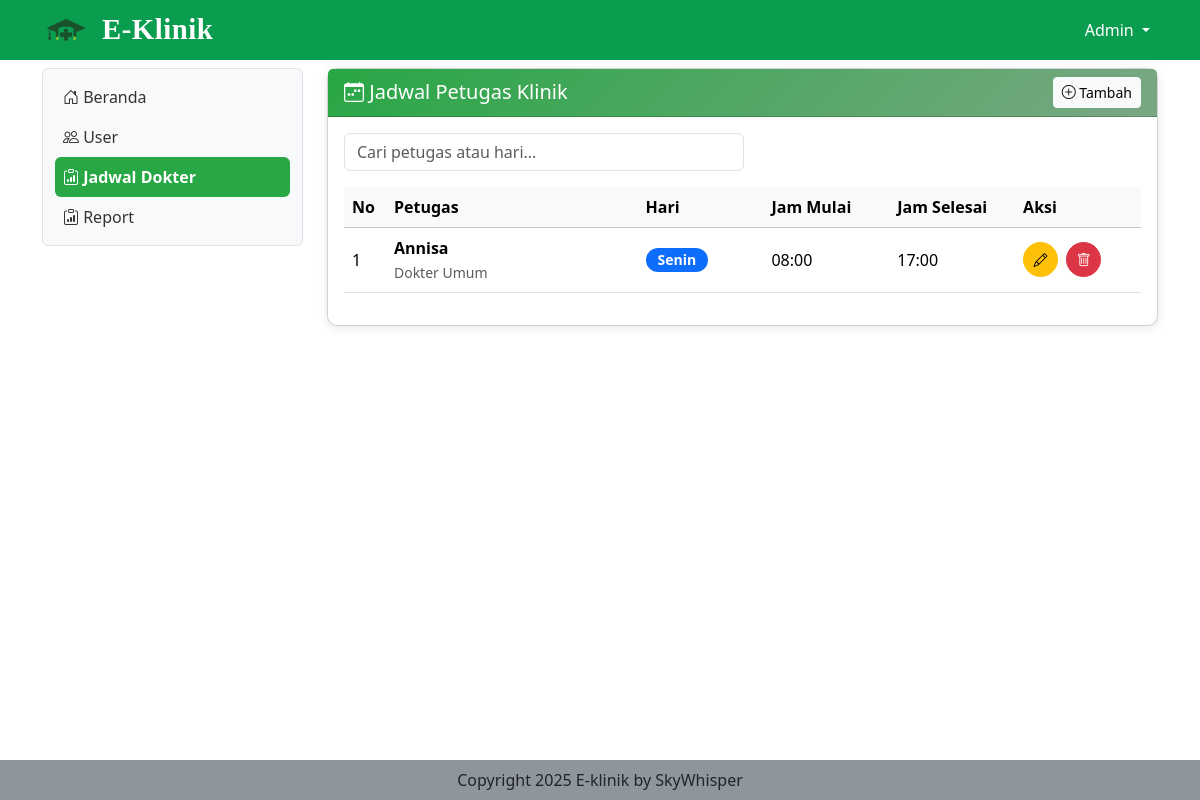
Before: /jadwal_petugas (signed in) with the older database file.
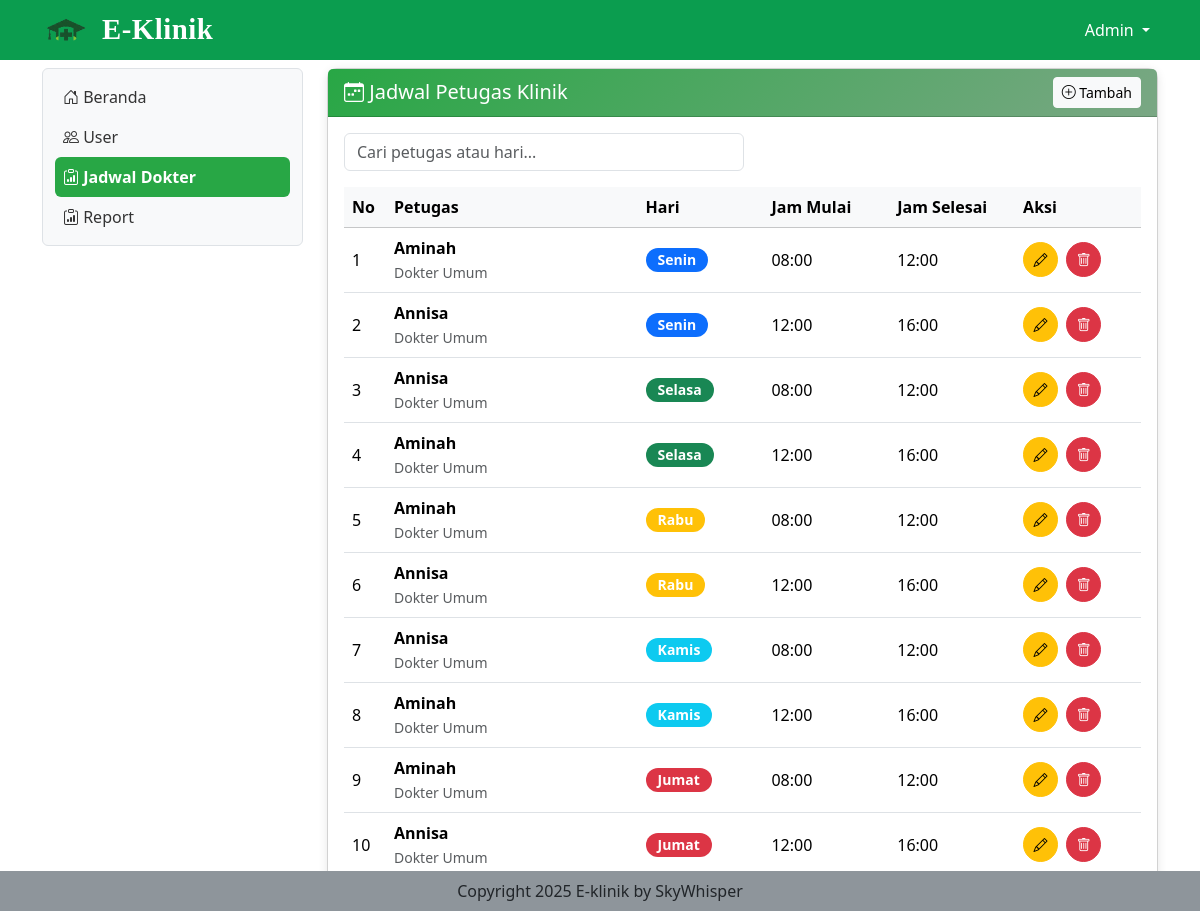
After: the same page with the newer database file.
### tables this page shows
CREATE TABLE `jadwal_petugas_klinik` (
  `id_jadwal` int(11) NOT NULL,
  `id_petugas` varchar(50) NOT NULL,
  `hari` varchar(20) NOT NULL,
  `jam_mulai` time NOT NULL,
  `jam_selesai` time NOT NULL
);

CREATE TABLE `petugas_klinik` (
  `id_petugas` varchar(50) NOT NULL,
  `nama` varchar(100) DEFAULT NULL,
  `jenis_kelamin` enum('Laki-laki','Perempuan') DEFAULT NULL,
  `spesialis` varchar(100) DEFAULT NULL,
  `no_hp` varchar(20) DEFAULT NULL,
  `alamat` text DEFAULT NULL
);

### jadwal_petugas.php (the view, shortened to what this page needs)
<?php
include "proses/connect.php";
$query = mysqli_query($conn, "
    SELECT j.*, pk.nama as nama_petugas, pk.spesialis
    FROM jadwal_petugas_klinik j
    INNER JOIN petugas_klinik pk ON j.id_petugas = pk.id_petugas
    ORDER BY FIELD(j.hari, 'Senin', 'Selasa', 'Rabu', 'Kamis', 'Jumat'), j.jam_mulai
");
$day_colors = [
    'Senin' => 'primary', 'Selasa' => 'success', 'Rabu' => 'warning',
    'Kamis' => 'info', 'Jumat' => 'danger', 'Sabtu' => 'secondary', 'Minggu' => 'dark'
];
?>
<div class="col-lg-9 mt-2">
    <div class="card">
        <div class="card-header">
            <div class="d-flex justify-content-between align-items-center">
                <h5 class="mb-0"><i class="bi bi-calendar-week"></i> Jadwal Petugas Klinik</h5>
                <button class="btn btn-light btn-sm" data-bs-toggle="modal" data-bs-target="#ModalTambah">
                    <i class="bi bi-plus-circle"></i> Tambah
                </button>
            </div>
        </div>
        <div class="card-body">
            <div class="mb-3">
                <input type="text" class="form-control search-box" id="searchJadwal"
                       placeholder="Cari petugas atau hari...">
            </div>
            <?php if (mysqli_num_rows($query) == 0): ?>
                <div class="text-center py-5">
                    <i class="bi bi-calendar-x fs-1 text-muted"></i>
                    <p class="text-muted mt-2">Belum ada jadwal</p>
                </div>
            <?php else: ?>
                <div class="table-responsive">
                    <table class="table table-hover">
                        <thead class="table-light">
                            <tr>
                                <th width="5%">No</th>
                                <th width="30%">Petugas</th>
                                <th width="15%">Hari</th>
                                <th width="15%">Jam Mulai</th>
                                <th width="15%">Jam Selesai</th>
                                <th width="15%">Aksi</th>
                            </tr>
                        </thead>
                        <tbody>
                            <?php
                            $no = 1;
                            while ($row = mysqli_fetch_assoc($query)):
                                $badge_color = $day_colors[$row['hari']] ?? 'secondary';
                            ?>
                            <tr>
                                <td><?= $no++ ?></td>
                                <td>
                                    <strong><?= htmlspecialchars($row['nama_petugas']) ?></strong><br>
                                    <small class="text-muted"><?= htmlspecialchars($row['spesialis']) ?></small>
                                </td>
                                <td>
                                    <span class="badge bg-<?= $badge_color ?> day-badge">
                                        <?= $row['hari'] ?>
                                    </span>
                                </td>
                                <td><?= substr($row['jam_mulai'], 0, 5) ?></td>
                                <td><?= substr($row['jam_selesai'], 0, 5) ?></td>
                                <td>
                                    <button class="btn btn-warning btn-sm action-btn me-1"
                                            data-bs-toggle="modal"
                                            data-bs-target="#ModalEdit<?= $row['id_jadwal'] ?>"
                                            title="Edit">
                                        <i class="bi bi-pencil"></i>
                                    </button>
                                    <button class="btn btn-danger btn-sm action-btn"
                                            data-bs-toggle="modal"
                                            data-bs-target="#ModalHapus<?= $row['id_jadwal'] ?>"
                                            title="Hapus">
                                        <i class="bi bi-trash"></i>
                                    </button>
                                </td>
                            </tr>
                            <?php endwhile; ?>
                        </tbody>
                    </table>
                </div>
            <?php endif; ?>
        </div>
    </div>
</div>

### index.php (shortened to what this page needs)
<?php
if (isset($_GET['x']) && $_GET['x'] == 'beranda') {
    $page = "beranda.php";
    include "main.php";
} elseif (isset($_GET['x']) && $_GET['x'] == 'datamedis') {
    $page = "datamedis.php";
    include "main.php";
} elseif (isset($_GET['x']) && $_GET['x'] == 'jadwal_petugas') {
    if ($_SESSION['role_eklinik'] == 'admin') {
        include "main.php";
    } else {
        $page = "beranda.php";
        include "main.php";
    }
} elseif (isset($_GET['x']) && $_GET['x'] == 'login') {
    include "login.php";
} elseif (isset($_GET['x']) && $_GET['x'] == 'logout') {
    include "proses/proses_logout.php";
} else {
    $page = "beranda.php";
    include "main.php";
}

### main.php (shortened to what this page needs)
<?php
include "proses/connect.php";
$query = mysqli_query($conn, "SELECT * FROM user WHERE username = '$_SESSION[username_eklinik]'");
$hasil = mysqli_fetch_array($query);
?>
<!doctype html>
<html lang="en">
<head>
    <link href="https://cdn.jsdelivr.net/npm/bootstrap@5.3.8/dist/css/bootstrap.min.css" rel="stylesheet"
>
    <link rel="stylesheet" href="https://cdn.jsdelivr.net/npm/bootstrap-icons@1.13.1/font/bootstrap-icons.min.css">
</head>
<body>
    <?php include "header.php" ?>
    <div class="container-lg">
        <div class="row">
            <?php include "sidebar.php" ?>
            <?php
            include $page;
            ?>
        </div>
        <div class="fixed-bottom text-center  py-2" style="background-color: #8e959bff;">
            Copyright 2025 E-klinik by SkyWhisper
        </div>
    </div>
</body>
</html>

### header.php (shortened to what this page needs)
<nav class="navbar navbar-expand sticky-top" style="background-color: #0b9d4fff; padding-top: 0.3rem; padding-bottom: 0.3rem;">
  <div class="container-lg">
    <a class="navbar-brand fw-bold d-flex align-items-center" href="."
      style="font-family: 'Times New Roman', Times, serif; font-size: 1.8rem; color: #fff; letter-spacing: 0.5px;">
      <img src="assets/img/logo2.png" alt="Logo E-Klinik"
        style="width: 50px; height: 40px; object-fit: contain; margin-right: 10px;">
      <span style="line-height: 1;">E-Klinik</span>
    </a>
    <div class="collapse navbar-collapse justify-content-end" id="navbarNavDropdown">
      <ul class="navbar-nav">
        <li class="nav-item dropdown">
          <a class="nav-link dropdown-toggle text-white" href="#" role="button" data-bs-toggle="dropdown" aria-expanded="false">
            <?php echo $_SESSION['nama_eklinik'] ?? 'User'; ?>
          </a>
        </li>
      </ul>
    </div>
  </div>
</nav>

### sidebar.php (shortened to what this page needs)
<link rel="stylesheet" href="assets/css/style.css">
<div class="col-lg-3">
    <nav class="navbar navbar-expand-lg bg-light rounded border mt-2">
        <div class="container-fluid">
            <div class="offcanvas offcanvas-start" tabindex="-1" id="offcanvasNavbar"
                aria-labelledby="offcanvasNavbarLabel" style="width: 250px">
                <div class="offcanvas-body">
                    <ul class="navbar-nav nav-pills flex-column justify-content-end flex-grow-1">
                        <li class="nav-item">
                            <a class="nav-link ps-2 <?php echo (isset($_GET['x']) && $_GET['x'] == 'beranda' || !isset($_GET['x'])) ? 'active link-light' : 'link-dark'; ?>"
                                aria-current="page" href="beranda"><i class="bi bi-house-door"></i> Beranda</a>
                        </li>
                        <?php if ($hasil['role'] == 'admin') { ?>
                            <li class="nav-item">
                                <a class="nav-link ps-2 <?php echo (isset($_GET['x']) && $_GET['x'] == 'user') ? 'active link-light' : 'link-dark'; ?>"
                                    href="user"><i class="bi bi-people"></i> User</a>
                            </li>
                            <li class="nav-item">
                                <a class="nav-link ps-2 <?php echo (isset($_GET['x']) && $_GET['x'] == 'jadwal_petugas') ? 'active link-light' : 'link-dark'; ?>"
                                    href="jadwal_petugas"><i class="bi bi-clipboard-data"></i> Jadwal Dokter</a>
                            </li>
                            <li class="nav-item">
                                <a class="nav-link ps-2 <?php echo (isset($_GET['x']) && $_GET['x'] == 'report') ? 'active link-light' : 'link-dark'; ?>"
                                    href="report"><i class="bi bi-clipboard-data"></i> Report</a>
                            </li>
                        <?php } ?>
                    </ul>
                </div>
            </div>
        </div>
    </nav>
</div>

### assets/css/style.css (style rules this page uses)
body { height: 100%; }
.nav-pills .nav-link.active { background-color: #28a745 !important; color: #ffffff !important; font-weight: bold; border-radius: 6px; }
.nav-pills .nav-link { color: #333333 !important; }

### jadwal_petugas.php (style rules this page uses)
.card { border-radius: 10px; box-shadow: 0 2px 10px rgba(0,0,0,0.1); }
.card-header { background: linear-gradient(135deg, #28a745 0%, #7aa784ff 100%); color: white; }
.table td, .table th { vertical-align: middle; }
.day-badge { padding: 5px 12px; border-radius: 20px; font-size: 0.875rem; }
.action-btn { width: 35px; height: 35px; border-radius: 50%; padding: 0; }
.search-box { max-width: 400px; }

Changed rows visible on the page:
removed jadwal_petugas_klinik: id_petugas.nama "Annisa", id_petugas.spesialis "Dokter Umum", hari "Senin", jam_mulai "08:00", jam_selesai "17:00"
added jadwal_petugas_klinik: id_petugas.nama "Aminah", id_petugas.spesialis "Dokter Umum", hari "Senin", jam_mulai "08:00", jam_selesai "12:00"
added jadwal_petugas_klinik: id_petugas.nama "Annisa", id_petugas.spesialis "Dokter Umum", hari "Senin", jam_mulai "12:00", jam_selesai "16:00"
added jadwal_petugas_klinik: id_petugas.nama "Annisa", id_petugas.spesialis "Dokter Umum", hari "Selasa", jam_mulai "08:00", jam_selesai "12:00"
added jadwal_petugas_klinik: id_petugas.nama "Aminah", id_petugas.spesialis "Dokter Umum", hari "Selasa", jam_mulai "12:00", jam_selesai "16:00"
added jadwal_petugas_klinik: id_petugas.nama "Aminah", id_petugas.spesialis "Dokter Umum", hari "Rabu", jam_mulai "08:00", jam_selesai "12:00"
added jadwal_petugas_klinik: id_petugas.nama "Annisa", id_petugas.spesialis "Dokter Umum", hari "Rabu", jam_mulai "12:00", jam_selesai "16:00"
added jadwal_petugas_klinik: id_petugas.nama "Annisa", id_petugas.spesialis "Dokter Umum", hari "Kamis", jam_mulai "08:00", jam_selesai "12:00"
added jadwal_petugas_klinik: id_petugas.nama "Aminah", id_petugas.spesialis "Dokter Umum", hari "Kamis", jam_mulai "12:00", jam_selesai "16:00"
added jadwal_petugas_klinik: id_petugas.nama "Aminah", id_petugas.spesialis "Dokter Umum", hari "Jumat", jam_mulai "08:00", jam_selesai "12:00"
added jadwal_petugas_klinik: id_petugas.nama "Annisa", id_petugas.spesialis "Dokter Umum", hari "Jumat", jam_mulai "12:00", jam_selesai "16:00"
